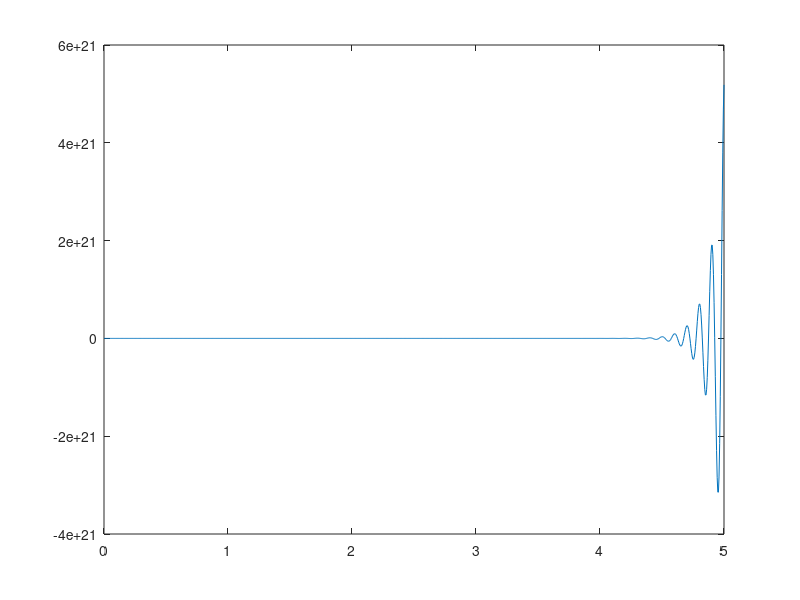
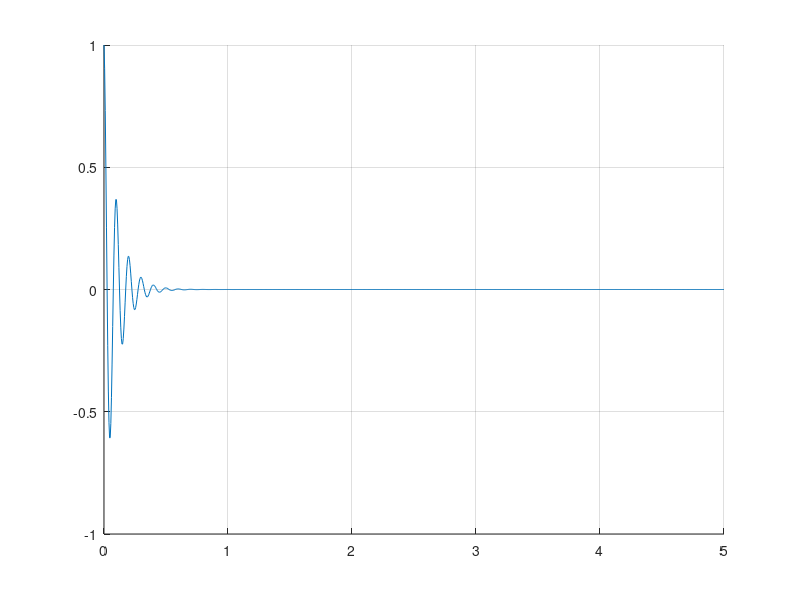

The MATLAB script that drew these images, in order: (Note: this script raises an error after producing the figures.)
% Parameters
A = 1;                  % Maximum amplitude
T = 1e-1;                  % Desired period
omega = 2 * pi / T;     % Angular frequency
alpha = 10;              % Damping factor for amplitude modulation
t = linspace(0, 50*T, 1000);  

% Signal definition
s = 2 * A * cos(omega * t) .* cosh(alpha * t);


lambda1 = alpha + i*omega;
lambda2 = -alpha + i*omega;
s1 = A*exp(lambda1*t);
s2 = A*exp(lambda2*t);


figure(1); clf;
plot(t, s);


figure(2);clf; 
% plot(t,real(s1) );
hold on;
plot(t, real( A*exp(-alpha*t).*exp(-i*omega*t)));
% plot(t,s);

grid on;

%%



figure(3); clf;

s21 = ( COMP(2,1:hL) )  ;
s22 = ( envel_second );

Ptar = max(envel_second);%mean(envel_second(end- fix(fs*0.5): end));
idx20 = find( envel_second/Ptar<0.2,1,'last');
idx80 = find( envel_second/Ptar>0.8, 1, 'first');


subplot(211);
plot(log(time), log(s21) );
hold on;
plot(log(time), log(s22)  ) ;

plot(log([1,1]*time(idx20)),[-5,4 ],'--k');
plot(log([1,1]*time(idx80)),[-5,4 ],'--k');




% xlim([0 0.4]);
% xlim([0 2]);

%%
tt = [0:1/fs:20];
ff = 3;
sig = sin(ff*tt);

figure;
plot(log(tt), log(1e-7+ (sig) ) );

% plot( (tt),  (1e-7+ (sin(1*tt)))  );

